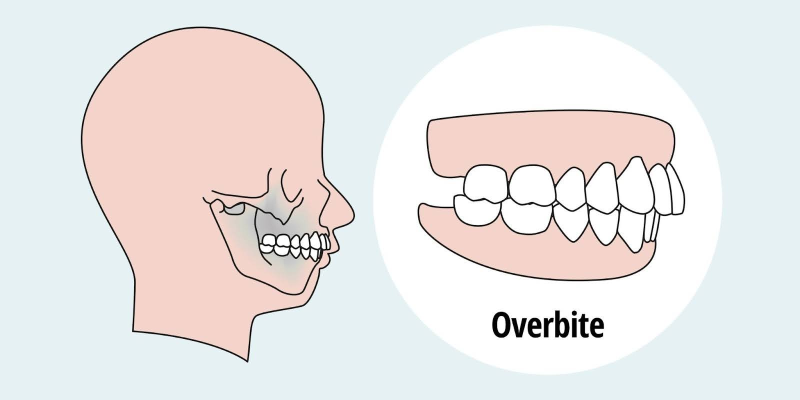
#> input picture images/Overbite-right.jpg, 1600 x 800 px (shown at 1/2 size)
$ python -i preview.py   (imports and definitions only)
#> lines starting #> are read from the running program, lines starting #| are printed output that depends on the picture
"""Smile preview: whitening confined to the teeth.

Classical color-space segmentation (NumPy + SciPy, no GPU, no model download):

1. Convert sRGB → CIE L*a*b*.
2. Lips: strongly red pixels (high a*); the dominant blobs and the space they enclose
   define the mouth region.
3. Tooth candidates: bright, low-chroma pixels; yellow tint (b*) is allowed.
4. Teeth = tooth candidates inside the mouth region. This excludes background,
   eye whites and skin highlights.
5. Feather the mask, then raise L* and pull b* toward neutral only inside it.

If no plausible tooth region is found, the original image is returned with `applied=False`.
The UI then says so instead of showing a whitened face.
"""

from __future__ import annotations

import io
from dataclasses import dataclass
from typing import cast

import numpy as np
from PIL import Image, ImageFilter
from scipy import ndimage

METHOD = "lab-mask-v1"

# D65 reference white
_XN, _YN, _ZN = 0.95047, 1.0, 1.08883
_M_RGB2XYZ = np.array(
    [[0.4124564, 0.3575761, 0.1804375], [0.2126729, 0.7151522, 0.0721750], [0.0193339, 0.1191920, 0.9503041]]
)
_M_XYZ2RGB = np.linalg.inv(_M_RGB2XYZ)


def _srgb_to_linear(c: np.ndarray) -> np.ndarray:
    return np.where(c <= 0.04045, c / 12.92, ((c + 0.055) / 1.055) ** 2.4)


def _linear_to_srgb(c: np.ndarray) -> np.ndarray:
    return np.where(c <= 0.0031308, c * 12.92, 1.055 * np.power(np.clip(c, 0, None), 1 / 2.4) - 0.055)


def rgb_to_lab(rgb: np.ndarray) -> np.ndarray:
    xyz = _srgb_to_linear(rgb / 255.0) @ _M_RGB2XYZ.T
    xyz /= (_XN, _YN, _ZN)
    f = np.where(xyz > 216 / 24389, np.cbrt(xyz), (24389 / 27 * xyz + 16) / 116)
    return np.stack([116 * f[..., 1] - 16, 500 * (f[..., 0] - f[..., 1]), 200 * (f[..., 1] - f[..., 2])], axis=-1)


# [8 lines left out: function lab_to_rgb, not called in this run]


@dataclass(frozen=True, slots=True)
class PreviewResult:
    image: bytes
    applied: bool
    mask_coverage: float
    method: str = METHOD


def _mask_image(mask: np.ndarray) -> Image.Image:
    return Image.fromarray((mask * 255).astype(np.uint8), mode="L")


def _label(mask: np.ndarray, *, connectivity8: bool = False) -> tuple[np.ndarray, int]:
    structure = np.ones((3, 3)) if connectivity8 else None
    return cast(tuple[np.ndarray, int], ndimage.label(mask, structure=structure))


def _box(labels: np.ndarray, index: int) -> tuple[slice, slice]:
    return cast(tuple[slice, slice], ndimage.find_objects(labels)[index])


# [43 lines left out: functions _region_around, _mouth_region, not called in this run]


def tooth_mask(rgb: np.ndarray) -> np.ndarray:
    lab = rgb_to_lab(rgb.astype(np.float64))
    L, a, b = lab[..., 0], lab[..., 1], lab[..., 2]

    # Calibrated on sample photos: teeth sit near a*≈0, skin at a*≈10-25, lips at a*≥25.
    lips = (a > 24) & (L > 25) & (L < 88)
    candidates = (L > 58) & (a < 7) & (b > -6) & (b < 32) & (np.hypot(a, b) < 30)

    region = _mouth_region(lips, candidates)
    if region is None:
        return np.zeros_like(candidates)
    teeth = candidates & region

    # Keep the substantial blobs only; specks inside the region are reflections or noise.
    labels, n = _label(teeth)
    if n == 0:
        return teeth
    sizes = ndimage.sum_labels(teeth, labels, index=np.arange(1, n + 1))
    keep = np.flatnonzero(sizes >= sizes.max() * 0.05) + 1
    return np.isin(labels, keep)


# [22 lines left out: function whiten, not called in this run]

>>> import cv2
>>> picture = cv2.imread('../../../../../images/Overbite-right.jpg', cv2.IMREAD_GRAYSCALE)
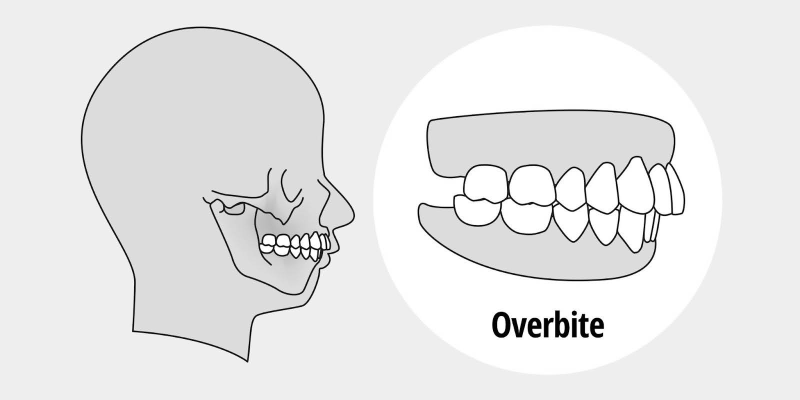
#> picture: shape (800, 1600) (shown at 1/2 size); min 0, max 255, mean 231.6
>>> result = tooth_mask(picture)
#> in _srgb_to_linear, `return np.where(c <= 0.04045, c / 12.92, ((c + 0.055) / 1.055) ** 2.4)`:
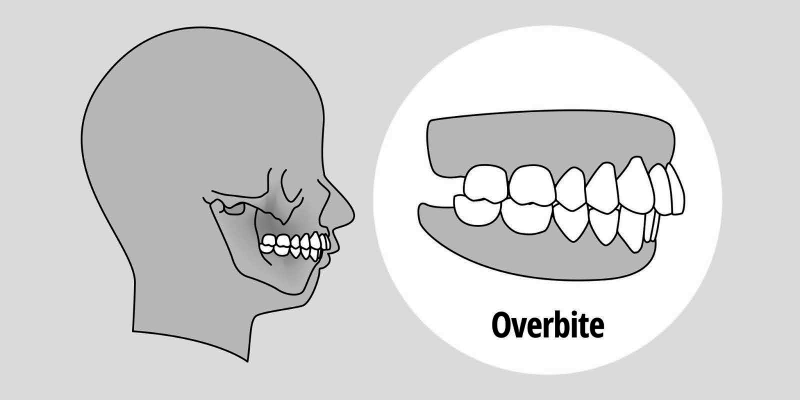
#> returned value: shape (800, 1600) float64 (shown at 1/2 size); min 0, max 1, mean 0.827
#> (the run stopped early here; a loop or call above may not have finished)
